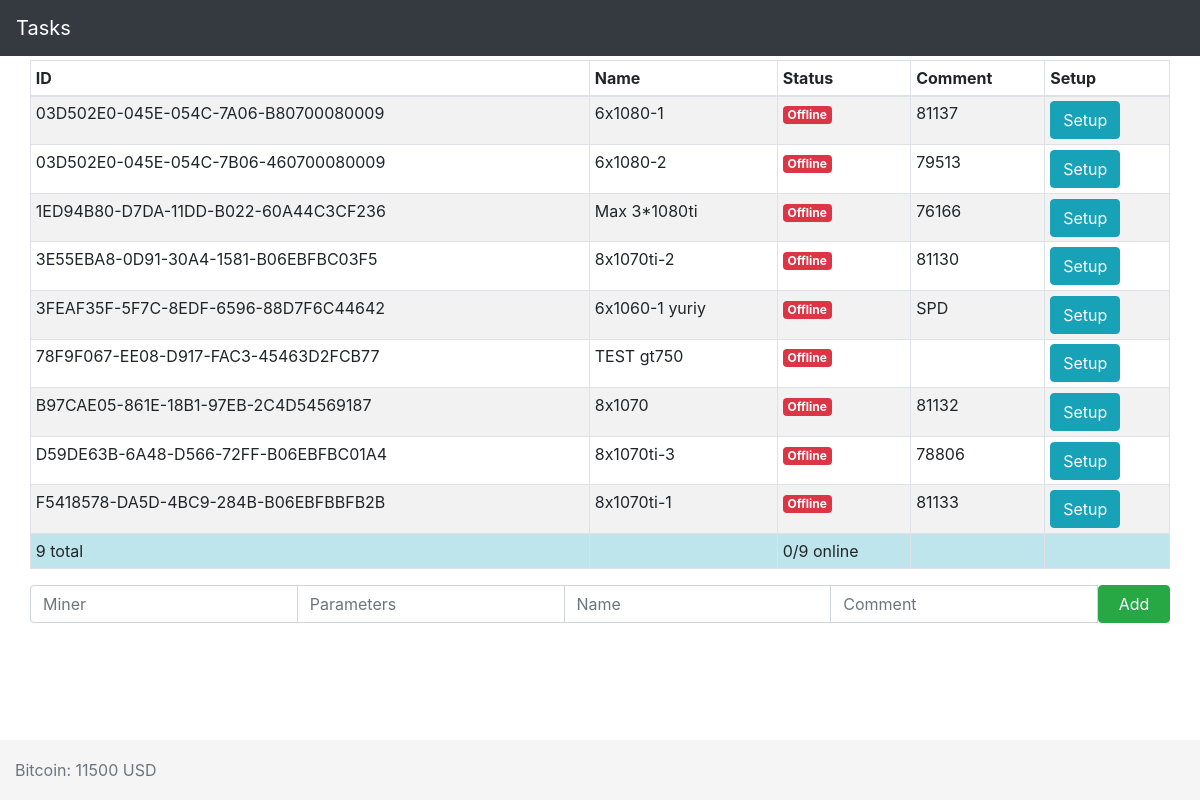
The page / on the database its author committed.
### tables this page shows
CREATE TABLE `tasks` (
  `uuid` varchar(40) NOT NULL,
  `name` text NOT NULL,
  `miner` text NOT NULL,
  `miner_parameters` text NOT NULL,
  `comment` text NOT NULL,
  `time` int(11) NOT NULL
);

### base.php (called while the page is built, shortened)
<?php
	function connectDB () {
		include 'config.php';
		$conn = new mysqli($servername, $username, $password, $dbname);
		return $conn;
	}
	function base_query ($query) {
		$conn = connectDB();
		$result = $conn->query($query);
		return $result;
	}
?>

### functions.php (the view, shortened to what this page needs)
<?php
require_once 'base.php';
function getControlForm() {
	$query = "SELECT * FROM `tasks`";
	$return = base_query ($query);
			$table = '<table class="table table-striped table-bordered table-hover table-sm">';
			$table .= '
			<thead>
				<tr>
					<th>ID</th>
					<th>Name</th>
					<th>Status</th>
					<th>Comment</th>
					<th>Setup</th>
				</tr>
			</thead>
			';
	$total_counter = 0;
	$online_counter = 0;
	while ($uuid_task_data = $return->fetch_array(MYSQLI_ASSOC)) {
		$total_counter ++;
			$uuid = $uuid_task_data["uuid"];
			if (time() - $uuid_task_data["time"] < 70) {
				$online_status = '<span class="badge badge-success">Online</span>';
				$online_counter++;
			} else {
				$online_status = '<span class="badge badge-danger">Offline</span>';
			}
			$table .= '<tr> <form method="POST">';
			$table .= "<td>".
			$uuid.
			'<div class="input-group">'.
				'<input type="text" id="input_miner_'.$uuid.'" style="display: none;" name="miner" class="form-control" aria-label="miner" placeholder="miner" value="'.$uuid_task_data["miner"].'">'.
				'<input type="text" id="input_miner_parameters_'.$uuid.'" style="display: none;" name="miner_parameters" class="form-control" aria-label="miner_parameters" placeholder="miner_parameters" value="'.$uuid_task_data["miner_parameters"].'">'.
			'</div>'.
			"</td>";
			$table .= "<td>".
			$uuid_task_data["name"].
			'<input type="text" id="input_name_'.$uuid.'" style="display: none;" name="name" class="form-control" aria-label="name" placeholder="name" value="'.$uuid_task_data["name"].'">'.
			"</td>";
			$table .= "<td>".$online_status."</td>";
			$table .= "<td>".
			$uuid_task_data["comment"].
			'<input type="text" id="input_comment_'.$uuid.'" style="display: none;" name="comment" class="form-control" aria-label="comment" placeholder="comment" value="'.$uuid_task_data["comment"].'">'.
			"</td>";
			$table .= "<td>".
			'<button id="'.$uuid.'" class="btn btn-info" type="button" name="update_uuid" value="'.$uuid.'"
			onclick="$(\'#input_miner_'.$uuid.','.'#input_miner_parameters_'.$uuid.','.'#input_name_'.$uuid.','.'#input_comment_'.$uuid.','.'#update_button_'.$uuid.'\').toggle();"
			>Setup</button>'.
			' <button id="update_button_'.$uuid.'" style="display:none;" class="btn btn-warning" type="submit" name="update_uuid" value="'.$uuid.'">Update</button>'.
			"</td>";
			$table .= "</form> </tr>";
		}
		$table .= "
		<tr class=\"table-info\">
			<td>$total_counter total</td>
			<td></td>
			<td>$online_counter/$total_counter online</td>
			<td></td>
			<td></td>
		</tr>
		";
		$table .= "</table>";
	$add_zombie_rig_form = '
		<form method="POST" id="addNewRow">
		  <div class="input-group">
			<input type="text" id="" style="" name="miner" class="form-control" aria-label="miner" placeholder="Miner" value="">
			<input type="text" id="" style="" name="miner_parameters" class="form-control" aria-label="miner_parameters" placeholder="Parameters" value="">
			<input type="text" id="" style="" name="name" class="form-control" aria-label="name" placeholder="Name" value="">
			<input type="text" id="" style="" name="comment" class="form-control" aria-label="comment" placeholder="Comment" value="">
			<button id="" style="width: 72px;" class="btn btn-success" type="submit" name="add" value="" onclick="">Add</button>
		  </div>
		</form>
			';
	$controlForm = $table.$add_zombie_rig_form;
	return $controlForm;
}
?>

### index.php (shortened to what this page needs)
<!doctype html>
<html lang="en">
  <head>
    <link href="css/bootstrap.css" rel="stylesheet">
    <link href="css/sticky-footer-navbar.css" rel="stylesheet">
  </head>
  <body>
    <header>
      <nav class="navbar navbar-expand-md navbar-dark fixed-top bg-dark">
        <a class="navbar-brand" href="index.php">Tasks</a>
      </nav>
    </header>
    <main role="main" class="container">
      <?php
      include_once("functions.php");
      ?>
      <div class="container-fluid">
        <div class="row">
          <div class="col-md-12">
            <?php
             echo getControlForm();
             ?>
          </div>
        </div>
      </div>
    </main>
    <footer class="footer">
      <div class="container">
        <span class="text-muted">
          <?php echo "Bitcoin: ".file_get_contents("bitcoin_price.txt")." USD"; ?>
        </span>
      </div>
    </footer>
  </body>
</html>

### css/sticky-footer-navbar.css (style rules this page uses)
html { position: relative; min-height: 100%; }
body { margin-bottom: 60px; }
.footer { position: absolute; bottom: 0; width: 100%; height: 60px; line-height: 60px; background-color: #f5f5f5; }
body > .container { padding: 60px 15px 0; }
.footer > .container { padding-right: 15px; padding-left: 15px; }

### rows shown on the page
tasks: uuid "03D502E0-045E-054C-7A06-B80700080009", name "6x1080-1", comment "81137"
tasks: uuid "03D502E0-045E-054C-7B06-460700080009", name "6x1080-2", comment "79513"
tasks: uuid "1ED94B80-D7DA-11DD-B022-60A44C3CF236", name "Max 3*1080ti", comment "76166"
tasks: uuid "3E55EBA8-0D91-30A4-1581-B06EBFBC03F5", name "8x1070ti-2", comment "81130"
tasks: uuid "3FEAF35F-5F7C-8EDF-6596-88D7F6C44642", name "6x1060-1 yuriy", comment "SPD"
tasks: uuid "78F9F067-EE08-D917-FAC3-45463D2FCB77", name "TEST gt750"
tasks: uuid "B97CAE05-861E-18B1-97EB-2C4D54569187", name "8x1070", comment "81132"
tasks: uuid "D59DE63B-6A48-D566-72FF-B06EBFBC01A4", name "8x1070ti-3", comment "78806"
tasks: uuid "F5418578-DA5D-4BC9-284B-B06EBFBBFB2B", name "8x1070ti-1", comment "81133"

### other values the page prints
$total_counter "9"
$online_counter "0"
file_get_contents("bitcoin_price.txt") "11500"
